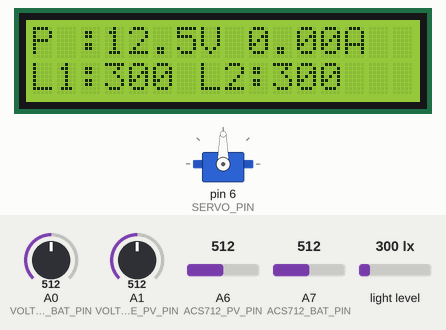
Recording of a program running on a simulated Arduino Nano, built with avr-gcc and run on an emulated ATmega328P. Shown: servo, 16×2 character LCD. The inputs (shaded band) are chosen by the test bench; at power-on: light level 300 lx, A1 (VOLTAGE_PV_PIN) = 512, A6 (ACS712_PV_PIN) = 512, A7 (ACS712_BAT_PIN) = 512, A0 (VOLTAGE_BAT_PIN) = 512. Storage starts empty; what the program prints to the serial monitor is not drawn.

Above: at 3.3 s.
3.4 s: light level set to 40 lx
At 4.0 s:
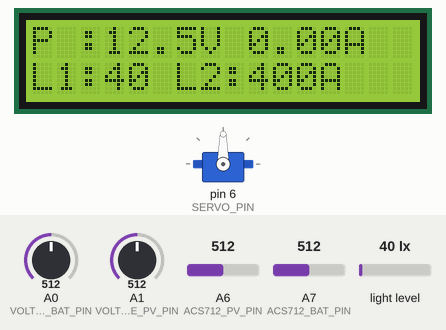
5.0 s: A1 (VOLTAGE_PV_PIN) set to 716
At 6.3 s:
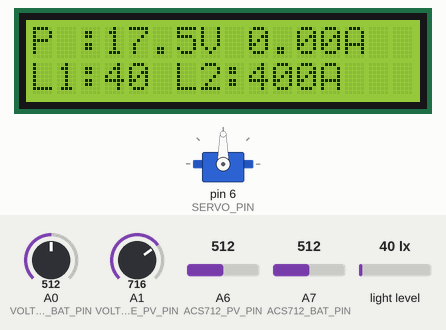
6.6 s: A6 (ACS712_PV_PIN) set to 716
At 7.7 s:
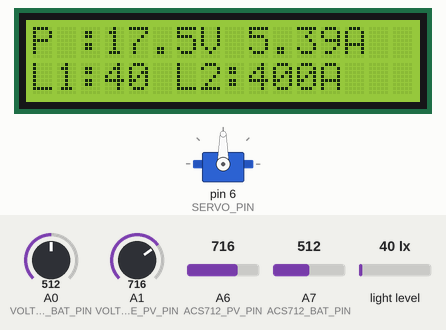
8.2 s: A7 (ACS712_BAT_PIN) set to 716
At 8.9 s:
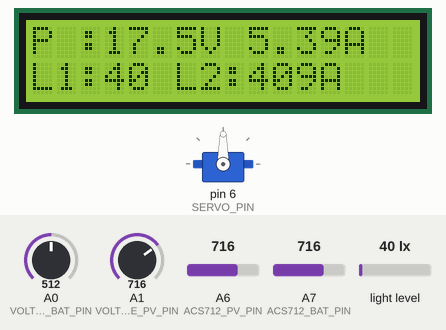
9.8 s: A0 (VOLTAGE_BAT_PIN) set to 306
At 11.1 s:
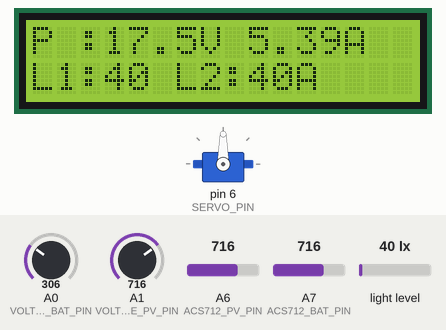
11.4 s: light level set to 500 lx
At 12.6 s:
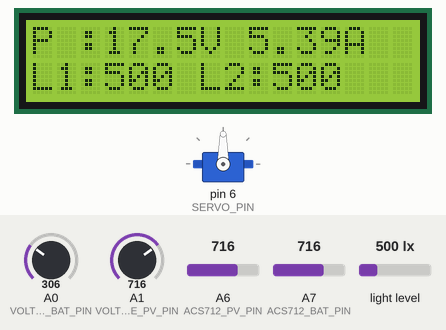
Timing chart, 0 to 14.0 s (numbered marks = the images above; inputs shaded):
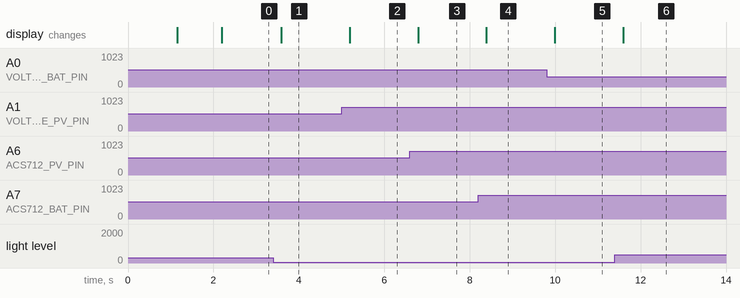

Measured:
- after the input at 3.4 s, the display: changes after 0.19 s (image 1)
- after the input at 5.0 s, the display: changes after 0.19 s (image 2)
- after the input at 6.6 s, the display: changes after 0.19 s (image 3)
- after the input at 8.2 s, the display: changes after 0.19 s (image 4)
- after the input at 9.8 s, the display: changes after 0.19 s (image 5)
- after the input at 11.4 s, the display: changes after 0.19 s (image 6)

The program:

main.cpp
```cpp
// 1. INCLUDE LIBRARIES
#include <Wire.h>			   // For I2C communication
#include <SPI.h>			   // For SPI communication (SD Card)
#include <SD.h>				   // For SD Card
#include <BH1750.h>			   // For BH1750 light sensors
#include <LiquidCrystal_I2C.h> // For I2C LCD
#include "Control_System.h"	   // For Controlling Servo

// Forward declarations of task functions
void taskSampling();
void taskControl();
void taskLogging();

// 2. DEFINE PINS AND ADDRESSES
const byte SD_CS_PIN = 10;
const byte ACS712_BAT_PIN = A7;
const byte ACS712_PV_PIN = A6;
const byte VOLTAGE_BAT_PIN = A0;
const byte VOLTAGE_PV_PIN = A1;
const byte BH1750_ADDR1 = 0x23; // ADDR pin to GND
const byte BH1750_ADDR2 = 0x5C; // ADDR pin to VCC
const byte LCD_ADDR = 0x27;		// Common LCD address (or 0x3F)
const byte SERVO_PIN = 6;

// 3. CONFIGURE SENSORS & OBJECTS
const float R1 = 30000.0;					 // Resistor from input voltage to analog pin
const float R2 = 7500.0;					 // Resistor from analog pin to ground
const float VOLTAGE_CORRECTION_FACTOR = 1.0; // Optional calibration
const float ACS_SENSITIVITY = 0.185;		 // Volts per Amp (185mV/A) for 5A module
const int ACS_ZERO_OFFSET = 512;			 // Theoretical zero-current ADC reading (1023/2)

// Create objects for our hardware
BH1750 lightMeter1(BH1750_ADDR1);
BH1750 lightMeter2(BH1750_ADDR2);
LiquidCrystal_I2C lcd(LCD_ADDR, 20, 4); // Configured for a 20x4 display
ControlSystem control;
File dataFile;
const char *FILENAME = "datalog.csv";

// Global variables for sensor readings
float lux1, lux2, vBatt, iBatt, vPV, iPV;

// --- millis() Based Task Scheduling ---
unsigned long previousMillisSampling = 0;
unsigned long previousMillisControl = 0;
unsigned long previousMillisLogging = 0;

const long intervalSampling = 200; // Sample data every 200 ms
const long intervalControl = 250;  // Run control logic every 250 ms
const long intervalLogging = 3000; // Log data to SD card every 3 seconds

// 4. SETUP FUNCTION - Runs once at the beginning
void setup()
{
	Serial.begin(9600);
	Serial.println("Starting data logger...");
	control.begin(SERVO_PIN);

	// Initialize LCD
	lcd.init();
	lcd.backlight();
	lcd.setCursor(0, 0);
	lcd.print("Logger Starting");

	// Initialize I2C bus
	Wire.begin();
	Wire.setTimeout(500); // 3 sec timeout

	// Initialize BH1750 sensors
	while (!lightMeter1.begin(BH1750::CONTINUOUS_HIGH_RES_MODE))
	{
		Serial.println(F("Error initializing BH1750 Sensor 1"));
		lcd.setCursor(0, 1);
		lcd.print("BH1750-1 Fail");
		delay(250);
	}
	Serial.println(F("BH1750 Sensor 1 OK"));
	while (!lightMeter2.begin(BH1750::CONTINUOUS_HIGH_RES_MODE))
	{
		Serial.println(F("Error initializing BH1750 Sensor 2"));
		lcd.setCursor(0, 1);
		lcd.print("BH1750-2 Fail");
		delay(250);
	}
	Serial.println(F("BH1750 Sensor 2 OK"));

	// Initialize SD Card
	Serial.print("Initializing SD card...");
	lcd.setCursor(0, 1);
	lcd.print("SD Card...");

	while (!SD.begin(SD_CS_PIN))
	{
		Serial.println("initialization failed!");
		lcd.clear();
		lcd.setCursor(0, 0);
		lcd.print("SD Card Failed!");
		delay(250);
	}
	Serial.println("initialization SD card done.");
	lcd.print("SYSTEM OK!");
	delay(1000);

	// Create header row in CSV file
	dataFile = SD.open(FILENAME, FILE_WRITE);
	if (dataFile)
	{
		dataFile.println("Timestamp (ms),Lux 1,Lux 2,Voltage PV (V),Current PV(A),Voltage BATT (V),Current BATT(A)");
		dataFile.close();
		Serial.println("CSV header written.");
	}
	else
	{
		Serial.println("Error opening datalog.csv");
		lcd.clear();
		lcd.setCursor(0, 0);
		lcd.print("File Error!");
	}

	lcd.clear();
	lcd.print("Setup Complete");
	Serial.println("Setup Complete");
	delay(1000);
}

void taskSampling()
{
	// -------- Read All Sensor Values --------
	lux1 = lightMeter1.readLightLevel();
	lux2 = lightMeter2.readLightLevel();
	lcd.clear();

	float vOutBatt = (analogRead(VOLTAGE_BAT_PIN) * 5.0) / 1023.0;
	vBatt = vOutBatt * (R1 + R2) / R2 * VOLTAGE_CORRECTION_FACTOR;

	float vOutPV = (analogRead(VOLTAGE_PV_PIN) * 5.0) / 1023.0;
	vPV = vOutPV * (R1 + R2) / R2 * VOLTAGE_CORRECTION_FACTOR;

	float currentVoltageBatt = (analogRead(ACS712_BAT_PIN) - ACS_ZERO_OFFSET) * (5.0 / 1023.0);
	iBatt = currentVoltageBatt / ACS_SENSITIVITY;

	float currentVoltagePV = (analogRead(ACS712_PV_PIN) - ACS_ZERO_OFFSET) * (5.0 / 1023.0);
	iPV = currentVoltagePV / ACS_SENSITIVITY;

	// -------- Display on LCD (NO FLICKER METHOD) --------
	// char buffer[128]; // Buffer to hold formatted string for one line (20 chars + null)

	// Line 1: PV Data
	lcd.setCursor(0, 0);
	lcd.print("P :");
	lcd.print(vPV, 1);
	lcd.print("V ");
	lcd.print(iPV, 2);
	lcd.print("A");

	// Line 2: Battery Data
	lcd.setCursor(0, 1);
	lcd.print("B:");
	lcd.print(vBatt, 1);
	lcd.print("V ");
	lcd.print(iBatt, 2);
	lcd.print("A");

	// Line 3: Lux Data
	lcd.setCursor(0, 2);
	lcd.print("L1:");
	lcd.print(lux1, 0);
	lcd.print(" L2:");
	lcd.print(lux2, 0);
}

void taskLogging()
{
	// Open file, write directly, and close
	dataFile = SD.open(FILENAME, FILE_WRITE);
	if (dataFile)
	{
		// Write data directly to file without creating String objects
		dataFile.print(millis());
		dataFile.print(",");
		dataFile.print(lux1);
		dataFile.print(",");
		dataFile.print(lux2);
		dataFile.print(",");
		dataFile.print(vPV);
		dataFile.print(",");
		dataFile.print(iPV);
		dataFile.print(",");
		dataFile.print(vBatt);
		dataFile.print(",");
		dataFile.println(iBatt);
		dataFile.close();

		// Also print to serial for debugging
		Serial.print(millis());
		Serial.print(",");
		Serial.print(lux1);
		Serial.print(",");
		Serial.print(lux2);
		Serial.print(",");
		Serial.print(vPV);
		Serial.print(",");
		Serial.print(iPV);
		Serial.print(",");
		Serial.print(vBatt);
		Serial.print(",");
		Serial.println(iBatt);
	}
	else
	{
		Serial.println("Error writing to SD card.");
		lcd.setCursor(12, 0);
		lcd.print("SD_WRITE");
	}
}

void taskControl()
{
	control.runControl(lux1, lux2);
}

void loop()
{
	// Get the current time once at the start of the loop
	unsigned long currentMillis = millis();

	// --- Task 1: Data Sampling ---
	if (currentMillis - previousMillisSampling >= intervalSampling)
	{
		previousMillisSampling = currentMillis;
		taskSampling();
	}

	// --- Task 2: Servo Control ---
	if (currentMillis - previousMillisControl >= intervalControl)
	{
		previousMillisControl = currentMillis;
		taskControl();
	}

	// --- Task 3: SD Card Logging ---
	if (currentMillis - previousMillisLogging >= intervalLogging)
	{
		previousMillisLogging = currentMillis;
		taskLogging();
	}
}
```

Control_System.h
```cpp
#pragma once

#include <Servo.h>
#include <Arduino.h>

class ControlSystem
{
private:
    const int tolerance = 20;

    byte _currentPosition = 90;
    bool _inHysterisMode = false;
    Servo _pvServo;

public:
    ControlSystem() {}
    ~ControlSystem() {}

    void begin(uint8_t pin)
    {
        _pvServo.attach(pin);
        _pvServo.write(_currentPosition);
    }

    void runControl(float west, float east)
    {
        float err = west - east;
        const int startMovingThreshold = 10; // e.g. start moving if err > 10
        const int stopMovingThreshold = 30;  // e.g. stop moving once err > 30

        if (_inHysterisMode)
        {
            if (abs(err) > stopMovingThreshold)
            {
                _inHysterisMode = false; // Break out of hysteresis and start moving again.
            }
            return;
        }
        else
        {
            if (err > startMovingThreshold)
            {
                _currentPosition++;
            }
            else if (err < -startMovingThreshold)
            {
                _currentPosition--;
            }
            else
            {
                _inHysterisMode = true;
            }
        }

        _currentPosition = constrain(_currentPosition, 0, 180);
        _pvServo.write(_currentPosition);
    }
};
```

Scheduler.h
```cpp
#pragma once

#include <Arduino.h>

struct Scheduler
{
    unsigned long _prevMillis = 0;
    int16_t _timeDelay;
    void (*_task)();

    void runTask()
    {
        _prevMillis = millis();
        _task();
    }

    Scheduler(int16_t timeDelay, void (*task)()) : _timeDelay(timeDelay), _task(task) {}
};
```

task_control.cpp
```cpp
#include "Scheduler.h"
```

task_logging.cpp
```cpp
#include "Scheduler.h"
```

task_sampling.cpp
```cpp
#include "Scheduler.h"
```
